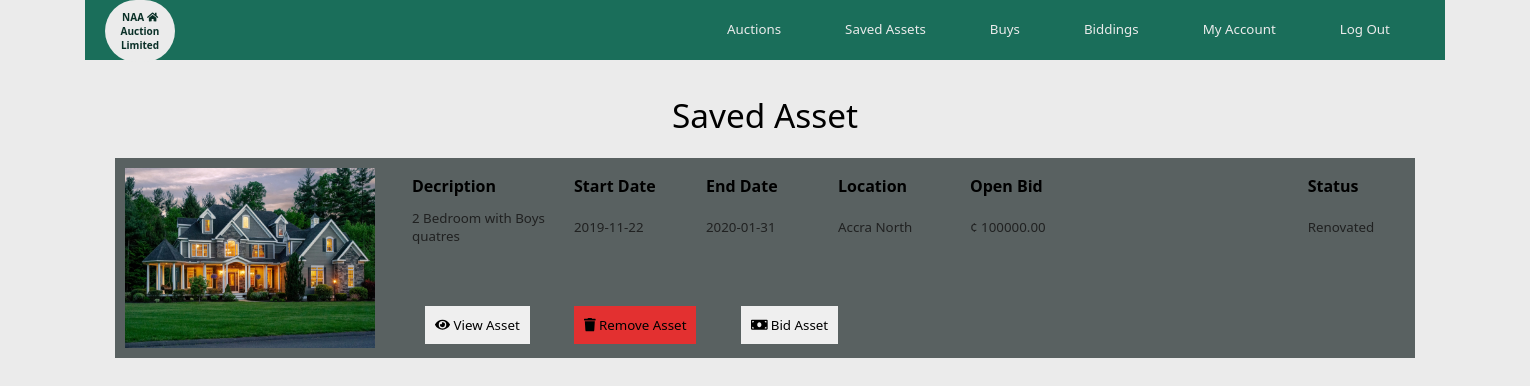
Screenshot of /bidder/save.php (signed in) with the database file from the repository.
### tables this page shows
CREATE TABLE IF NOT EXISTS `property` (
  `propertyid` int(11) NOT NULL AUTO_INCREMENT,
  `description` varchar(200) NOT NULL,
  `location` varchar(200) NOT NULL,
  `documents` blob NOT NULL,
  `documentsname` varchar(200) NOT NULL,
  `image1` blob NOT NULL,
  `image1name` varchar(200) NOT NULL,
  `image2` blob NOT NULL,
  `image2name` varchar(200) NOT NULL,
  `buildingstatus` varchar(200) NOT NULL,
  `dateuploaded` date NOT NULL,
  `verification` varchar(200) NOT NULL,
  `ownerid` int(11) NOT NULL,
  PRIMARY KEY (`propertyid`),
  KEY `ownerid` (`ownerid`)
);

CREATE TABLE IF NOT EXISTS `auction` (
  `auctionid` int(11) NOT NULL AUTO_INCREMENT,
  `startdate` date NOT NULL,
  `enddate` date NOT NULL,
  `startprice` float(10,2) NOT NULL,
  `username` varchar(200) NOT NULL,
  `propertyid` int(11) NOT NULL,
  `soldstatus` varchar(200) NOT NULL,
  PRIMARY KEY (`auctionid`),
  KEY `username` (`username`),
  KEY `propertyid` (`propertyid`)
);

### bidder/save.php (the view, shortened to what this page needs)
<?php
include("../connection.php");
  if(isset($_GET['page'])){
    $page = $_GET['page'];
  }
  else{
    $page = 1;
  }
  $num_per_page = 10;
  $start_from = ($page-1)*10;
  $bidderid = $_SESSION['bidderid'];
  $query = "select * from property p, auction a, saved s, bidder b where p.propertyid = a.propertyid and s.auctionid = a.auctionid and
  s.bidderid = s.bidderid and b.bidderid = '$bidderid' limit $start_from,$num_per_page";
  $result = mysqli_query($conn, $query);
  ?>
<!DOCTYPE html>
<html lang="en" dir="ltr">
  <head>
    <link rel="stylesheet" href="css/maincss.css">
    <link rel="stylesheet" type="text/css" href="css/all.css">
  </head>
  <body>
      <?php include('includes/header.php'); ?>
      <br>
      <h5>Saved Asset</h5>
      <?php
        while($row = mysqli_fetch_array($result)){
      ?>
      <div class="auction">
        <div class="picture">
          <img src="../images/<?php echo $row['image1']; ?>" alt="">
        </div>
        <div class="description">
          <table>
            <thead>
              <th style="width:150px;">Decription</th>
              <th style="width:120px;">Start Date</th>
              <th style="width:120px;">End Date</th>
              <th style="width:120px;">Location</th>
              <th>Open Bid</th>
              <th >Status</th>
            </thead>
            <tbody>
              <tr>
                <td><?php echo $row['description']; ?></td>
                <td><?php echo $row['startdate']; ?></td>
                <td><?php echo $row['enddate']; ?></td>
                <td><?php echo $row['location']; ?></td>
                <td>¢ <?php echo $row['startprice']; ?></td>
                <td><?php echo $row['buildingstatus']; ?></td>
              </tr>
              <tr>
                <td></td>
                <td></td>
                <td></td>
                <td></td>
                <td></td>
              </tr>
            </tbody>
          </table>
          <br>
          <button type="button" name="button"><i class="fas fa-eye"></i> <a href="view.php?aid=<?php echo $row['propertyid']; ?>">View Asset</a> </button>
          <button type="button" name="button" class="red"><i class="fas fa-trash"></i> <a href="delete.php?aid=<?php echo $row['auctionid']; ?>">Remove Asset</a></button>
          <button type="button" name="button"><i class="fas fa-money-bill"></i> <a href="addbid.php?aid=<?php echo $row['propertyid']; ?>">Bid Asset</a></button>
      </div>
      <?php } ?>
  </body>
</html>

### bidder/css/maincss.css (style rules this page uses)
:root { --green:#1a6e5a; --dgreen:#0a3027; --grey:#596161; --ash:#202121; --light:#ebebeb; }
* { margin: 0px; padding: 0px; font-family: Segoe UI; list-style: none; text-decoration: none; }
body { width: 1360px; margin: 0px auto; background: var(--light); }
.auction { width: 1300px; height: 200px; background: var(--grey); margin: 10px auto; }
h5 { font-size: 25pt; padding: 10px; text-align: center; font-weight: lighter; }
.picture img { width: 250px; height: 180px; padding: 10px; float: left; }
.description { width: 1000px; height: 180px; float: left; padding: 10px; margin-left: 10px; }
.description table { width: 1200px; text-align: left; }
.description table thead th { font-weight: bold; font-size: 12pt; padding: 5px; }
.description table thead th:first-child { width: 326px; }
table tbody tr td { padding: 5px; font-size: 10pt; color: var(--ash); }
.auction button { padding: 10px; margin: 20px; border: none; }
.auction button a { color: black; }
.red { background: #e33030; }

### bidder/css/all.css (style rules this page uses)
.fa-eye:before { content: "\f06e"; }
.fa-money-bill:before { content: "\f0d6"; }
.fa-trash:before { content: "\f1f8"; }

### rows the page displays
property: image1 (picture), description "2 Bedroom with Boys quatres", auction.startdate "2019-11-22", auction.enddate "2020-01-31", location "Accra North", auction.startprice "100000.00", buildingstatus "Renovated"
